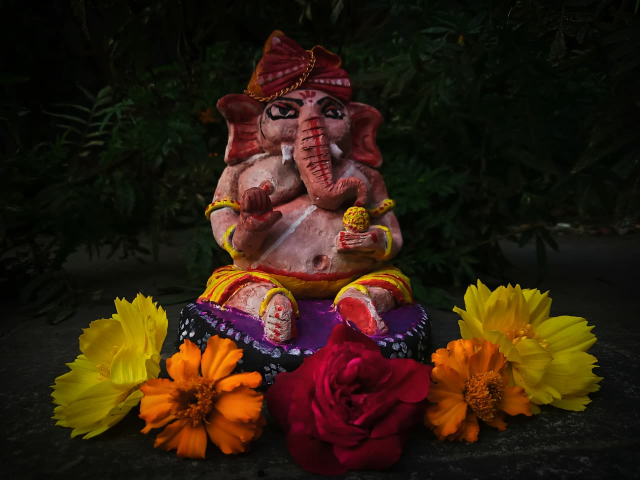
#> input picture ganesha.jpg, 1280 x 960 px (shown at 1/2 size)
$ python Crop.py
#> lines starting #> are read from the running program, lines starting #| are printed output that depends on the picture
import cv2
image=cv2.imread("ganesha.jpg")
#> image is the input picture: shape (960, 1280, 3); mean B, G, R 15.2, 29.7, 46.6
if image is None:
    print("Cannot load image")
else:
    print ("image is loaded")
    crop=image[100:600,50:250]
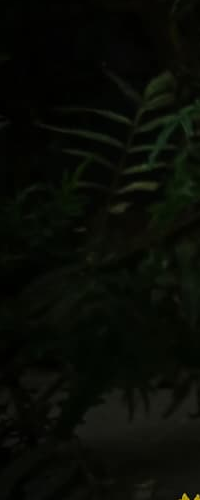
#> crop: shape (500, 200, 3); mean B, G, R 5.6, 11.3, 8.8
    cv2.imshow("Original image",image)
    cv2.imshow("Cropped image",crop)
    cv2.waitKey(0)
    cv2.destroyAllWindows()

$ run again, with flower.png saved as ganesha.jpg
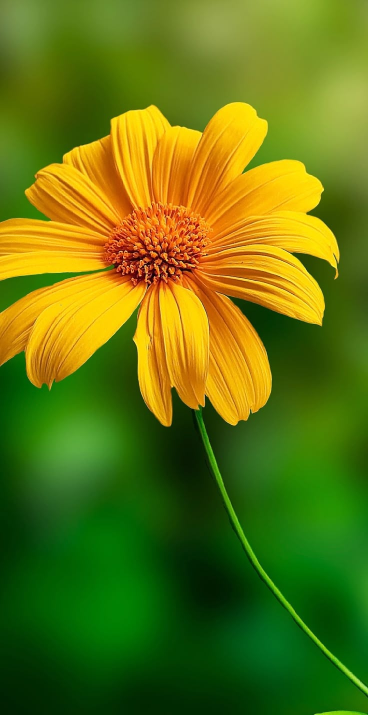
#> input picture flower.png, 736 x 1429 px (shown at 1/2 size)
#> image is the input picture: shape (1429, 736, 3); mean B, G, R 14.7, 117.7, 96
#> `crop=image[100:600,50:250]`:
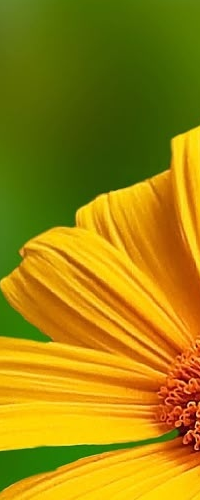
#> crop: shape (500, 200, 3); mean B, G, R 8.7, 132.2, 157.1
